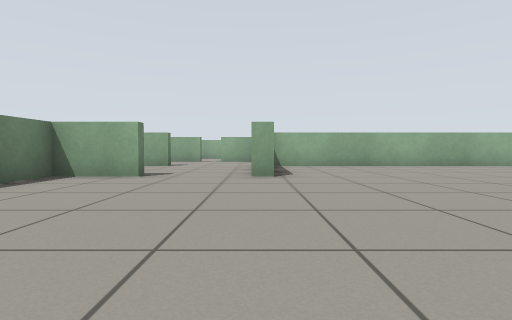
View 1 (above)

24 first-person views from a walk through a world built for the Gazebo simulator. The camera is 0.5 m above the floor, tilts 2° down and sees 80° across. The floor is counted in squares, 1 m on a side. Each view is taken from the middle of a square. On the plan, view 1 faces up. The plan holds only what a view shows up to about 9 squares ahead; the rest is blank. The place goes on beyond the plan.

View 2
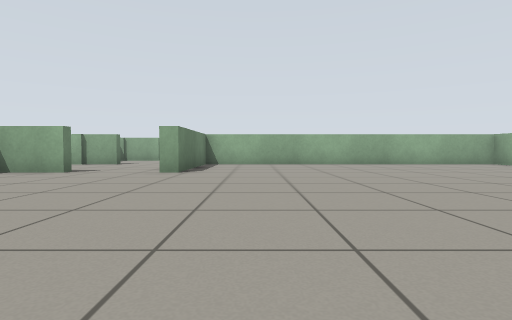

View 3
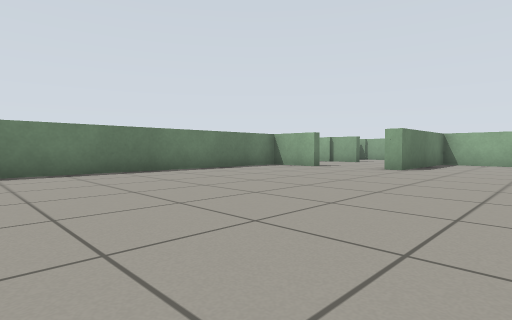

View 4
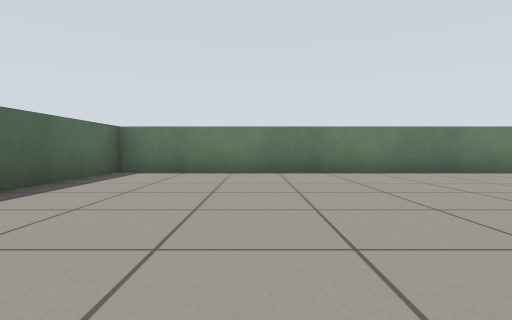

View 5
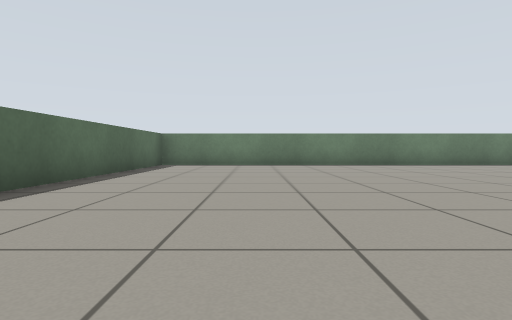

View 6
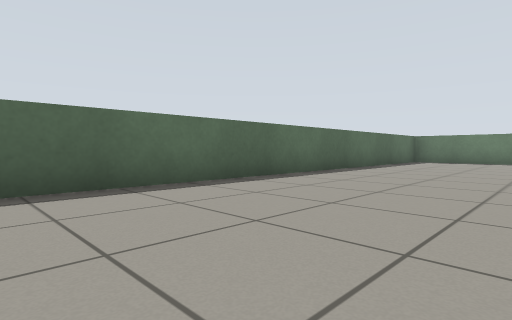

View 7
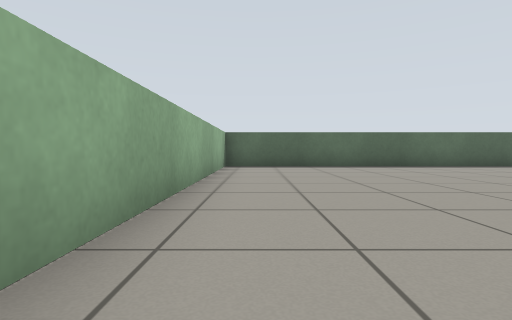

View 8
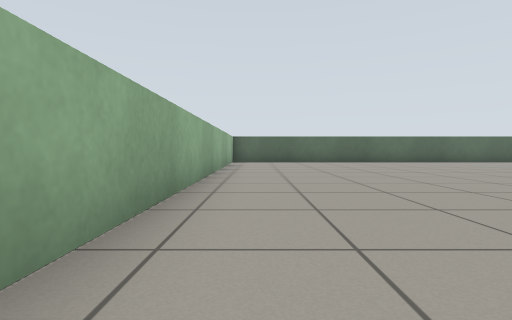

View 9
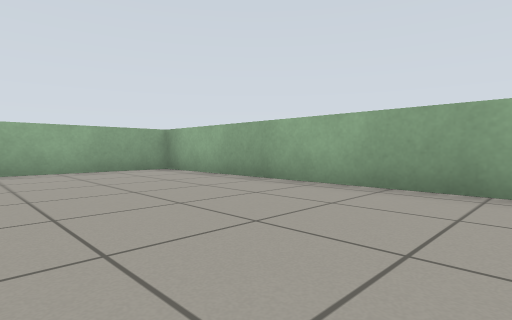

View 10
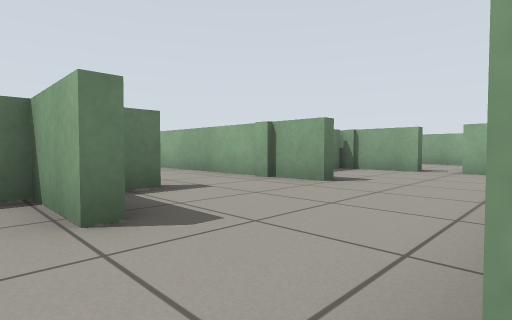

View 11
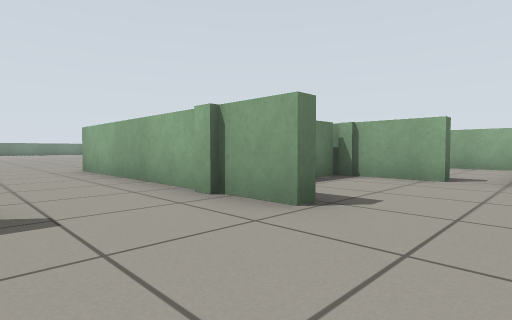

View 12
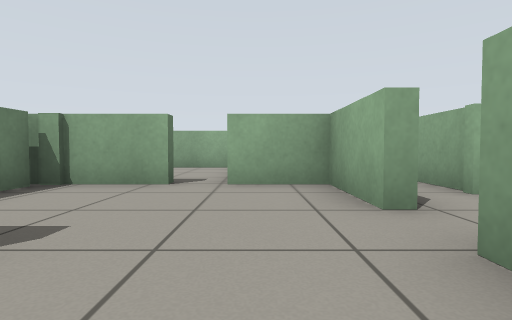

View 13
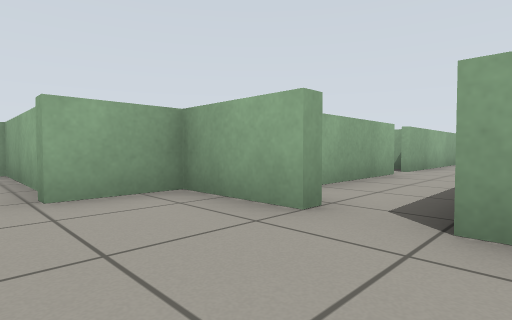

View 14
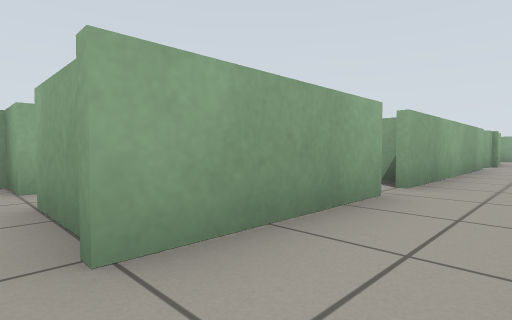

View 15
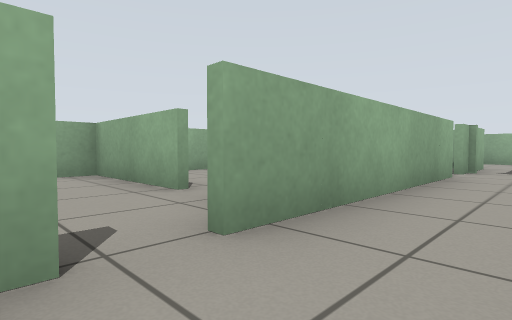

View 16
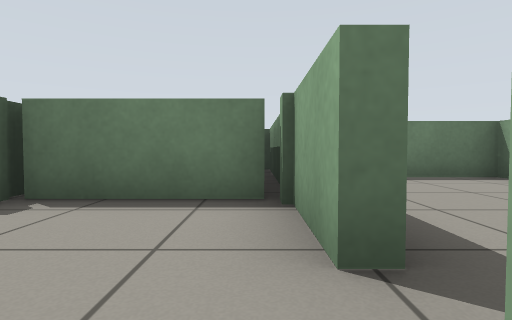

View 17
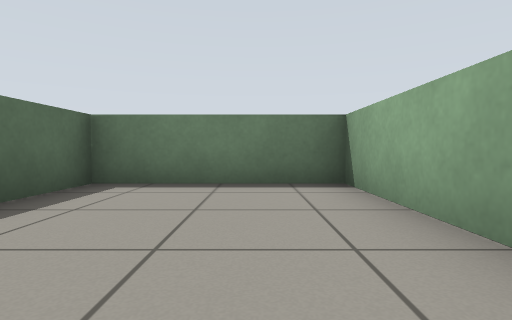

View 18
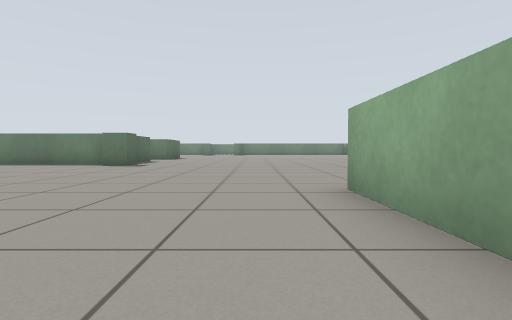

View 19
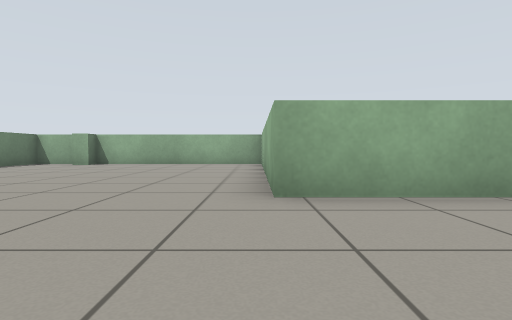

View 20
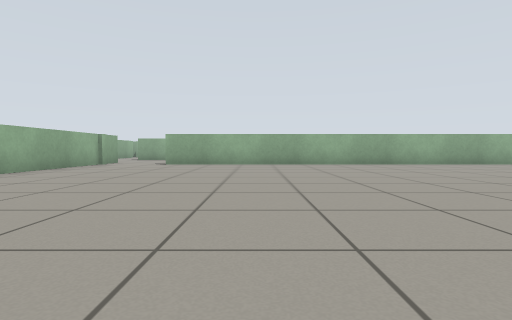

View 21
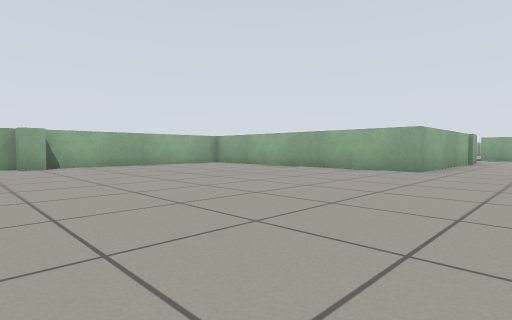

View 22
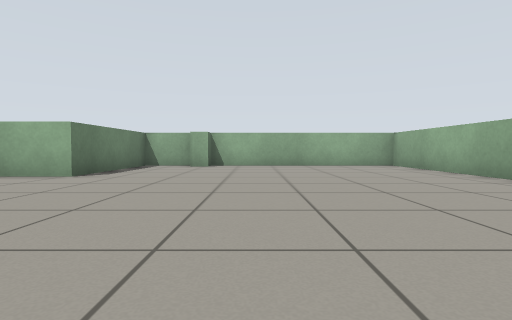

View 23
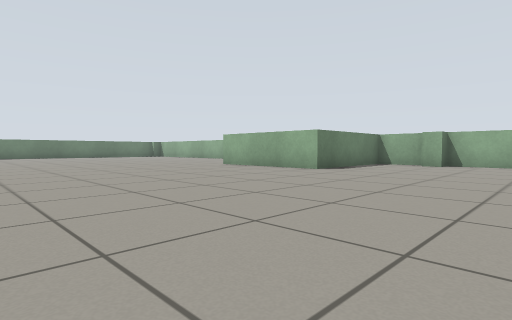

View 24
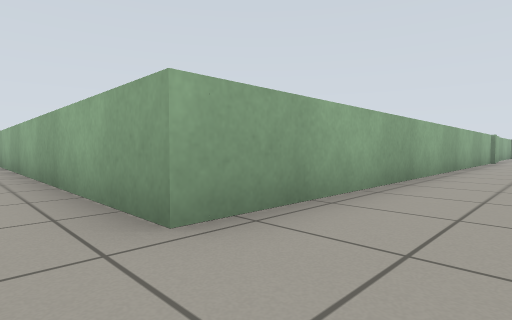

### Floor plan
Key: @ floor where view 1 was taken; # wall or solid block; x gap in a wall; . floor; = window, fence, low wall or low ledge.
Columns run from 16 left of view 1 to 13 right of it. Each row starts with its distance up from view 1.
 16 ======== =======     == ==
 15 .......= =.....= ==  .=..
 14 .......= =.....= .x  .=.
 13 .......= =...=.= .x  .=
 12 .......=####==..=.==x======= =
 11 .......=#  #=...=....==....===
 10 .......=#  #=.............
  9 ........======..===========
  8 ................=.........=
  7 ............=...=.........=
  6 ............===.=.........=
  5   ..........=.............=
  4   ..........=.............=
  3   ..........=.............=
  2   ..........=.............=
  1   .. .......=.............=
  0       ......=...@.........=
 -1         ....=.............=
 -2          ...=.............=
 -3           ..=.............=
 -4            .=.............=
 -5            .=.............=
 -6            .===============
 -7            ............
 -8            ......

Where each view was taken, in squares from view 1:
view 1: 0 up, 0 right, facing up
view 2: 1 down, 2 right, facing up
view 3: 2 down, 3 right, facing up-left
view 4: 3 down, 3 right, facing left
view 5: 3 down, 6 right, facing left
view 6: 2 down, 9 right, facing down-left
view 7: 3 up, 9 right, facing down
view 8: 6 up, 9 right, facing down
view 9: 2 up, 6 right, facing up-right
view 10: 5 up, 0 right, facing up-left
view 11: 7 up, 1 left, facing up-left
view 12: 8 up, 1 left, facing up
view 13: 9 up, 2 left, facing up-right
view 14: 10 up, 1 right, facing up-right
view 15: 10 up, 4 right, facing up-right
view 16: 12 up, 1 left, facing left
view 17: 15 up, 2 left, facing left
view 18: 8 up, 5 left, facing left
view 19: 6 up, 9 left, facing up
view 20: 4 up, 14 left, facing right
view 21: 7 up, 16 left, facing up-right
view 22: 7 up, 13 left, facing up
view 23: 6 up, 12 left, facing up-left
view 24: 8 down, 5 left, facing up-right
